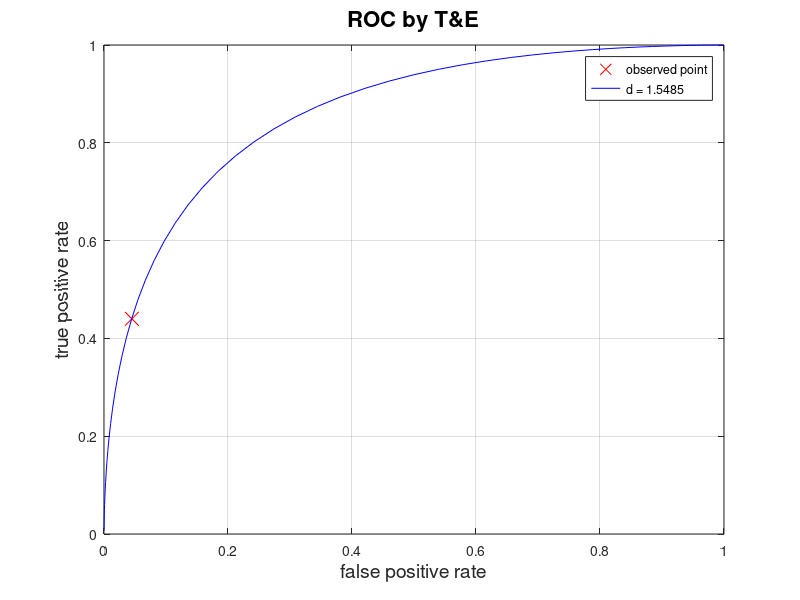

This chart was generated by the following MATLAB code: (Note: this script raises an error after producing the figure.)
m1 = 5;
m2 = 7;
var = 4;  %equal for both distributions
sigma = sqrt(var);
dc = 10; %decision criterion
%{
x = [-5:0.1:15];
plot(x,normpdf(x,m1,sigma))
hold on
plot(x,normpdf(x,m2,sigma))
ax = gca;
plot([dc dc],[0 ax.YLim(2)], 'color', 'black')
grid on
hold off
%}
hit = 1 - cdf('Normal',dc,m2,sigma)
fa = 1 - cdf('Normal',dc,m1,sigma)
discriminability = abs(m2-m1)/sigma
m2 = 9;
discriminability = abs(m2-m1)/sigma
d = 3;
m2 = m1 + sigma*d
test = load('lab3_1.mat');
test = test.outcomes;
tot = size(test,1);
hit = sum(test(:,1) == 1 & test(:,2) == 1)/tot
fa = sum(test(:,1) == 0 & test(:,2) == 1)/tot
%question 9
plot(fa, hit, 'x','color','red','MarkerSize',10,'DisplayName','observed point')
hold on
xlim([0 1])
ylim([0 1])
grid on
m1 = 2;
sigma = 2;
thres = 5e-4; %tolerancy for finding the intersection
for d = [1.2:1e-4:1.7]
  m2 = m1 + sigma*d;
  dc = [-10:0.2:10];
  TP = 1 - cdf('Normal',dc,m2,sigma);
  FP = 1 - cdf('Normal',dc,m1,sigma);
  if (any(sqrt((TP-hit).^2+(FP-fa).^2) <= thres))
    d
    break
  end
end
d
plot(FP,TP,'color','blue','DisplayName',sprintf('d = %g',d));
xlabel('false positive rate','FontSize',14);
ylabel('true positive rate','FontSize',14);
title('ROC by T&E','FontSize',16);
leg = legend;
leg.FontSize = 12;
grid on

